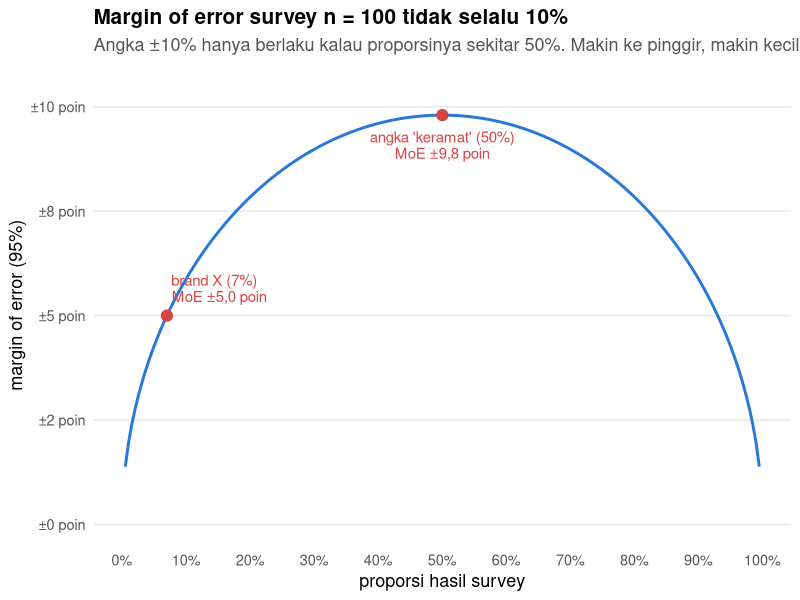
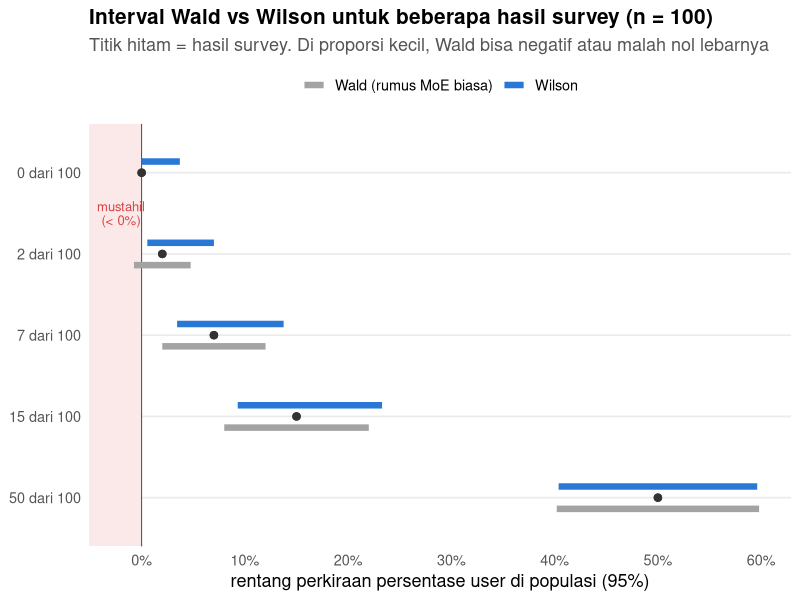
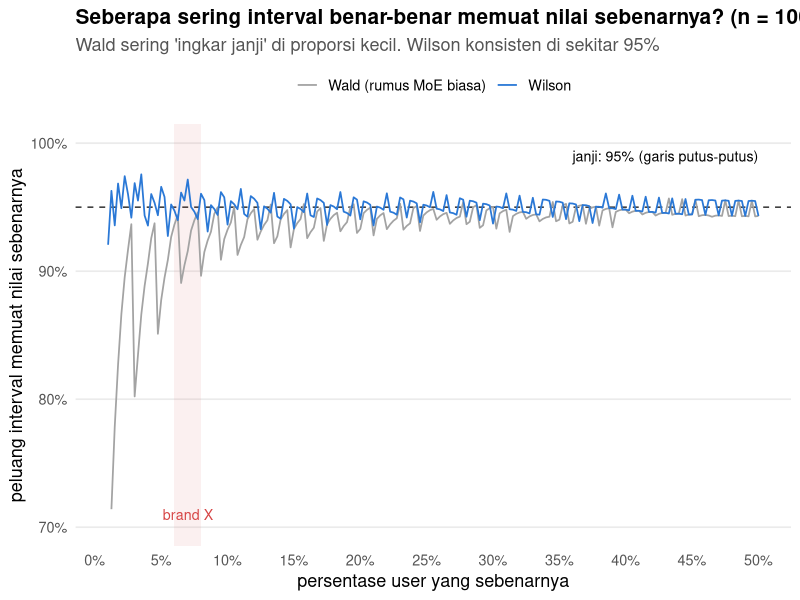
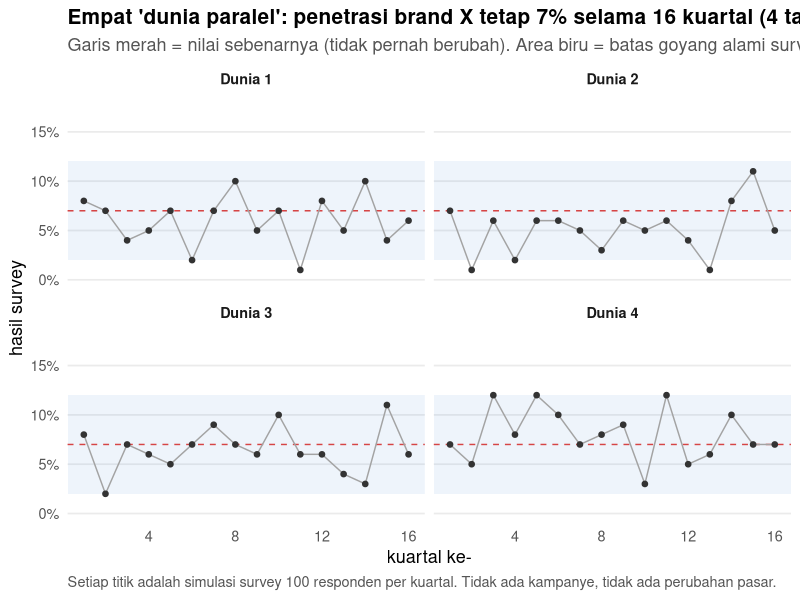
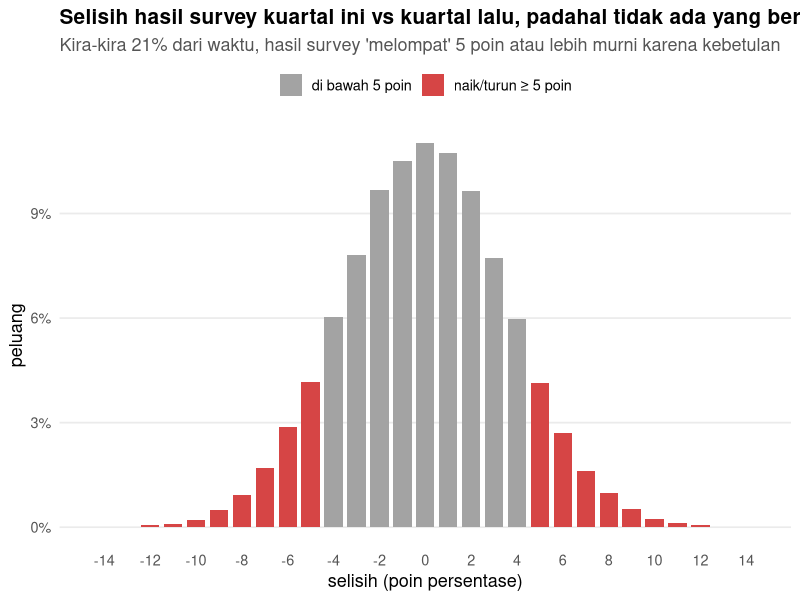
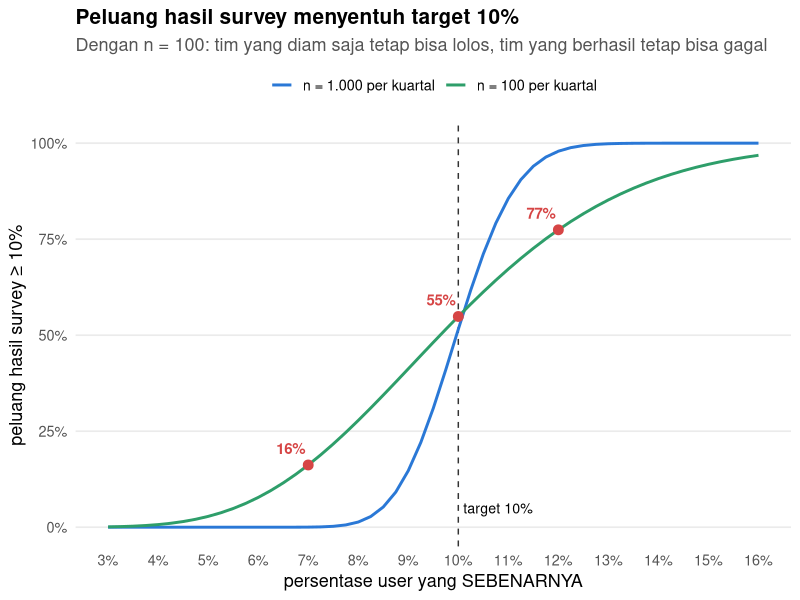
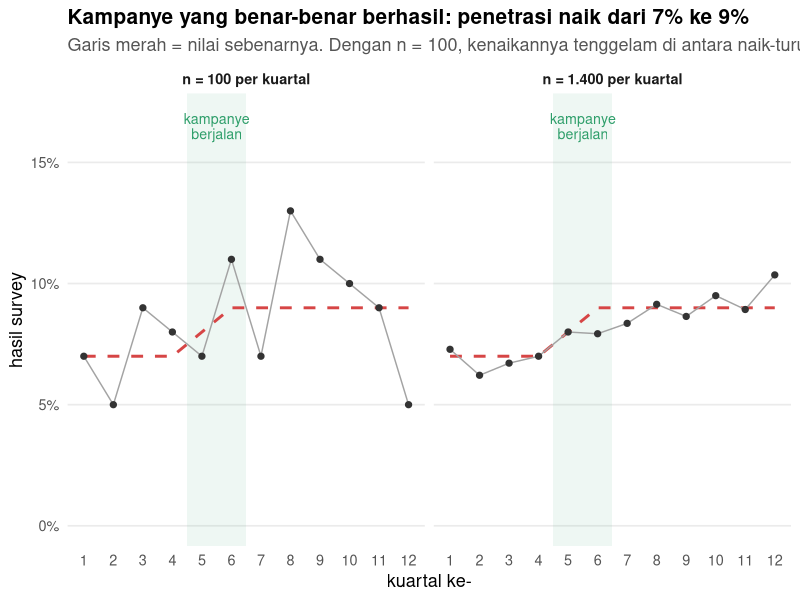
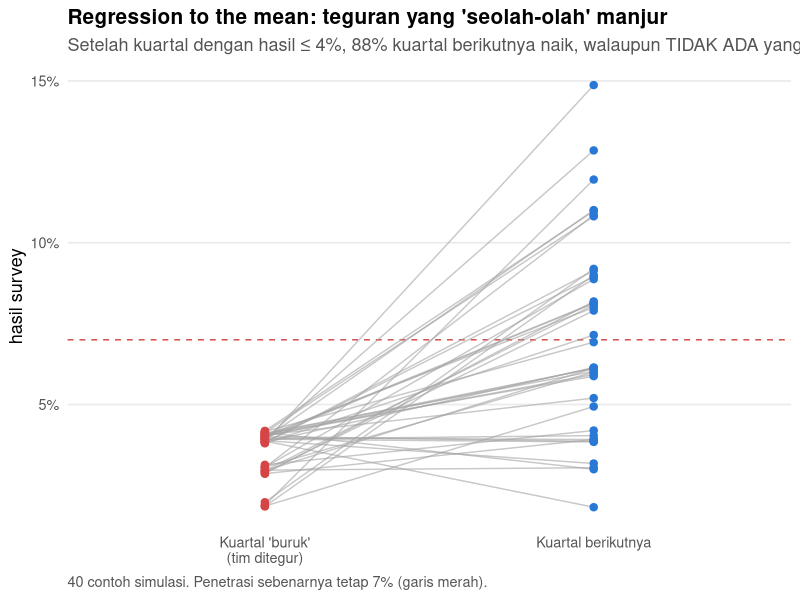

R code for these plots, in order:
# =============================================================================
# buat_grafik.R
# Membuat semua grafik untuk tulisan "survey tracking kuartalan n=100 dan target marketing".
# Semua data adalah simulasi (brand X fiktif, penetrasi sebenarnya ~7%).
# =============================================================================
suppressPackageStartupMessages({
  library(dplyr); library(tidyr); library(ggplot2); library(patchwork); library(scales)
})

OUT <- "/Users/ikanx101/Documents/ikanx101.github.io/_posts/market_analisis/post24_tracking"

BIRU <- "#2a78d6"; MERAH <- "#d64545"; ABU <- "#a3a3a3"; GELAP <- "#333333"; HIJAU <- "#2e9e6a"
koma <- function(x, d = 1) formatC(x, format = "f", digits = d, decimal.mark = ",")
persen <- function(x, d = 0) paste0(koma(100 * x, d), "%")
tema <- theme_minimal(base_size = 13) +
  theme(panel.grid.minor = element_blank(), panel.grid.major.x = element_blank(),
        plot.title = element_text(face = "bold", size = 15),
        plot.subtitle = element_text(colour = "#555555"),
        plot.caption = element_text(colour = "#555555", hjust = 0),
        axis.text = element_text(colour = "#555555"),
        legend.position = "top", legend.title = element_blank())
simpan <- function(g, nama, w = 10, h = 5.2) {
  ggsave(file.path(OUT, nama), g, width = w, height = h, dpi = 160, bg = "white")
  message("tersimpan: ", nama)
}

# ---- fungsi bantu ---------------------------------------------------------------
wald <- function(x, n, z = 1.96) {
  p <- x / n
  cbind(p - z * sqrt(p * (1 - p) / n), p + z * sqrt(p * (1 - p) / n))
}
wilson <- function(x, n, z = 1.96) {
  p <- x / n
  pusat <- (p + z^2 / (2 * n)) / (1 + z^2 / n)
  lebar <- z / (1 + z^2 / n) * sqrt(p * (1 - p) / n + z^2 / (4 * n^2))
  cbind(pusat - lebar, pusat + lebar)
}
P_ASLI <- 0.07
N <- 100

# ---- 1. margin of error tergantung proporsi --------------------------------------
moe <- tibble(p = seq(0.005, 0.995, by = 0.005)) |>
  mutate(moe = 1.96 * sqrt(p * (1 - p) / N))
titik <- tibble(p = c(0.07, 0.5)) |> mutate(moe = 1.96 * sqrt(p * (1 - p) / N),
  label = c("brand X (7%)\nMoE ±5,0 poin", "angka 'keramat' (50%)\nMoE ±9,8 poin"))
g1 <- ggplot(moe, aes(p, moe)) +
  geom_line(colour = BIRU, linewidth = 1) +
  geom_point(data = titik, colour = MERAH, size = 3.5) +
  geom_text(data = titik, aes(label = label), vjust = c(-0.5, 1.6), hjust = c(-0.05, 0.5),
            colour = MERAH, size = 3.8, lineheight = 0.9) +
  scale_x_continuous(labels = percent_format(accuracy = 1), breaks = seq(0, 1, 0.1)) +
  scale_y_continuous(labels = function(x) paste0("±", koma(100 * x, 0), " poin"), limits = c(0, 0.105)) +
  labs(title = "Margin of error survey n = 100 tidak selalu 10%",
       subtitle = "Angka ±10% hanya berlaku kalau proporsinya sekitar 50%. Makin ke pinggir, makin kecil",
       x = "proporsi hasil survey", y = "margin of error (95%)") + tema
simpan(g1, "moe-vs-proporsi.png")

# ---- 2. wald vs wilson ----------------------------------------------------------
kasus <- c(0, 2, 7, 15, 50)
iv <- bind_rows(
  tibble(x = kasus, metode = "Wald (rumus MoE biasa)", lo = wald(kasus, N)[, 1], hi = wald(kasus, N)[, 2]),
  tibble(x = kasus, metode = "Wilson", lo = wilson(kasus, N)[, 1], hi = wilson(kasus, N)[, 2])) |>
  mutate(kasus = factor(paste0(x, " dari 100"), levels = rev(paste0(kasus, " dari 100"))))
g2 <- ggplot(iv, aes(y = kasus, colour = metode)) +
  geom_blank() +
  annotate("rect", xmin = -Inf, xmax = 0, ymin = -Inf, ymax = Inf, fill = "#fbe9e9") +
  annotate("text", x = -0.02, y = 4.5, label = "mustahil\n(< 0%)", colour = MERAH, size = 3.3, lineheight = 0.9) +
  geom_vline(xintercept = 0, colour = GELAP, linewidth = 0.3) +
  geom_linerange(aes(xmin = lo, xmax = hi), linewidth = 2.2,
                 position = position_dodge(width = 0.55)) +
  geom_point(aes(x = x / N), position = position_dodge(width = 0.55), size = 2.2, colour = GELAP) +
  scale_colour_manual(values = c("Wald (rumus MoE biasa)" = ABU, "Wilson" = BIRU)) +
  scale_x_continuous(labels = percent_format(accuracy = 1), breaks = seq(0, 0.6, 0.1)) +
  labs(title = "Interval Wald vs Wilson untuk beberapa hasil survey (n = 100)",
       subtitle = "Titik hitam = hasil survey. Di proporsi kecil, Wald bisa negatif atau malah nol lebarnya",
       x = "rentang perkiraan persentase user di populasi (95%)", y = NULL) + tema
simpan(g2, "wald-vs-wilson.png", h = 5.6)

# ---- 3. coverage -----------------------------------------------------------------
cakupan <- function(p, metode) {
  x <- 0:N; pr <- dbinom(x, N, p)
  ci <- if (metode == "Wilson") wilson(x, N) else wald(x, N)
  sum(pr[ci[, 1] <= p & p <= ci[, 2]])
}
cov <- expand_grid(p = seq(0.01, 0.5, by = 0.0025), metode = c("Wald (rumus MoE biasa)", "Wilson")) |>
  rowwise() |> mutate(cov = cakupan(p, metode)) |> ungroup()
g3 <- ggplot(cov, aes(p, cov, colour = metode)) +
  geom_hline(yintercept = 0.95, linetype = "dashed", colour = GELAP) +
  annotate("text", x = 0.5, y = 0.99, label = "janji: 95% (garis putus-putus)", hjust = 1, size = 3.6) +
  annotate("rect", xmin = 0.06, xmax = 0.08, ymin = -Inf, ymax = Inf, fill = MERAH, alpha = 0.08) +
  annotate("text", x = 0.07, y = 0.71, label = "brand X", colour = MERAH, size = 3.6) +
  geom_line(linewidth = 0.6) +
  scale_colour_manual(values = c("Wald (rumus MoE biasa)" = ABU, "Wilson" = BIRU)) +
  scale_x_continuous(labels = percent_format(accuracy = 1), breaks = seq(0, 0.5, 0.05)) +
  scale_y_continuous(labels = percent_format(accuracy = 1), limits = c(0.7, 1)) +
  labs(title = "Seberapa sering interval benar-benar memuat nilai sebenarnya? (n = 100)",
       subtitle = "Wald sering 'ingkar janji' di proporsi kecil. Wilson konsisten di sekitar 95%",
       x = "persentase user yang sebenarnya", y = "peluang interval memuat nilai sebenarnya") + tema
simpan(g3, "coverage.png")

# ---- 4. dunia paralel: tracking saat tidak ada yang berubah ------------------------
set.seed(2026)
BULAN <- 16
batas <- qbinom(c(0.025, 0.975), N, P_ASLI) / N
dunia <- expand_grid(dunia = paste("Dunia", 1:4), kuartal = 1:BULAN) |>
  mutate(hasil = rbinom(n(), N, P_ASLI) / N)
g4 <- ggplot(dunia, aes(kuartal, hasil)) +
  annotate("rect", xmin = -Inf, xmax = Inf, ymin = batas[1], ymax = batas[2], fill = BIRU, alpha = 0.08) +
  geom_hline(yintercept = P_ASLI, colour = MERAH, linetype = "dashed") +
  geom_line(colour = ABU) + geom_point(colour = GELAP, size = 1.6) +
  facet_wrap(~dunia, ncol = 2) +
  scale_y_continuous(labels = percent_format(accuracy = 1), limits = c(0, 0.18)) +
  scale_x_continuous(breaks = seq(0, 16, 4)) +
  labs(title = "Empat 'dunia paralel': penetrasi brand X tetap 7% selama 16 kuartal (4 tahun)",
       subtitle = "Garis merah = nilai sebenarnya (tidak pernah berubah). Area biru = batas goyang alami survey n = 100",
       x = "kuartal ke-", y = "hasil survey",
       caption = "Setiap titik adalah simulasi survey 100 responden per kuartal. Tidak ada kampanye, tidak ada perubahan pasar.") +
  tema + theme(strip.text = element_text(face = "bold"))
simpan(g4, "dunia-paralel.png", h = 6.2)

# ---- 5. sebaran selisih antarbulan --------------------------------------------------
set.seed(7)
sel <- tibble(d = rbinom(1e5, N, P_ASLI) - rbinom(1e5, N, P_ASLI)) |> count(d) |>
  mutate(pr = n / sum(n), besar = ifelse(abs(d) >= 5, "naik/turun ≥ 5 poin", "di bawah 5 poin"))
p5 <- sum(sel$pr[abs(sel$d) >= 5])
g5 <- ggplot(sel, aes(d, pr, fill = besar)) + geom_col(width = 0.8) +
  scale_fill_manual(values = c("naik/turun ≥ 5 poin" = MERAH, "di bawah 5 poin" = ABU)) +
  scale_x_continuous(breaks = seq(-14, 14, 2), limits = c(-14.5, 14.5)) +
  scale_y_continuous(labels = percent_format(accuracy = 1)) +
  labs(title = "Selisih hasil survey kuartal ini vs kuartal lalu, padahal tidak ada yang berubah",
       subtitle = paste0("Kira-kira ", persen(p5), " dari waktu, hasil survey 'melompat' 5 poin atau lebih murni karena kebetulan"),
       x = "selisih (poin persentase)", y = "peluang") + tema
simpan(g5, "selisih-bulanan.png")

# ---- 6. peluang mencapai target 10% ---------------------------------------------------
pt <- expand_grid(p = seq(0.03, 0.16, by = 0.0025), n = c(100, 1000)) |>
  mutate(peluang = 1 - pbinom(ceiling(0.10 * n) - 1, n, p),
         label = paste0("n = ", format(n, big.mark = ".", decimal.mark = ",", trim = TRUE), " per kuartal"))
anot <- tibble(p = c(0.07, 0.10, 0.12)) |>
  mutate(peluang = 1 - pbinom(9, N, p), teks = paste0(persen(peluang)))
g6 <- ggplot(pt, aes(p, peluang, colour = label)) +
  geom_vline(xintercept = 0.10, linetype = "dashed", colour = GELAP) +
  annotate("text", x = 0.101, y = 0.05, label = "target 10%", hjust = 0, size = 3.6) +
  geom_line(linewidth = 1) +
  geom_point(data = anot, inherit.aes = FALSE, aes(p, peluang), colour = MERAH, size = 3) +
  geom_text(data = anot, inherit.aes = FALSE, aes(p, peluang, label = teks),
            colour = MERAH, vjust = -1, hjust = 1.1, size = 3.8, fontface = "bold") +
  scale_colour_manual(values = c(BIRU, HIJAU)) +
  scale_x_continuous(labels = percent_format(accuracy = 1), breaks = seq(0.03, 0.16, 0.01)) +
  scale_y_continuous(labels = percent_format(accuracy = 1)) +
  labs(title = "Peluang hasil survey menyentuh target 10%",
       subtitle = "Dengan n = 100: tim yang diam saja tetap bisa lolos, tim yang berhasil tetap bisa gagal",
       x = "persentase user yang SEBENARNYA", y = "peluang hasil survey ≥ 10%") + tema
simpan(g6, "peluang-target.png")

# ---- 7. kampanye yang tidak terlihat ----------------------------------------------------
set.seed(8)
asli <- tibble(bulan = 1:12) |>
  mutate(p = case_when(bulan <= 4 ~ 0.07, bulan <= 6 ~ 0.07 + (bulan - 4) * 0.01, TRUE ~ 0.09))
kamp <- bind_rows(
  asli |> mutate(n = 100, hasil = rbinom(n(), 100, p) / 100),
  asli |> mutate(n = 1400, hasil = rbinom(n(), 1400, p) / 1400)) |>
  mutate(panel = factor(paste0("n = ", format(n, big.mark = ".", decimal.mark = ",", trim = TRUE), " per kuartal"),
                        levels = c("n = 100 per kuartal", "n = 1.400 per kuartal")))
g7 <- ggplot(kamp, aes(bulan, hasil)) +
  annotate("rect", xmin = 4.5, xmax = 6.5, ymin = -Inf, ymax = Inf, fill = HIJAU, alpha = 0.08) +
  annotate("text", x = 5.5, y = 0.165, label = "kampanye\nberjalan", colour = HIJAU, size = 3.6, lineheight = 0.9) +
  geom_line(data = asli, aes(bulan, p), colour = MERAH, linewidth = 1, linetype = "dashed") +
  geom_line(colour = ABU) + geom_point(colour = GELAP, size = 1.8) +
  facet_wrap(~panel) +
  scale_y_continuous(labels = percent_format(accuracy = 1), limits = c(0, 0.17)) +
  scale_x_continuous(breaks = 1:12) +
  labs(title = "Kampanye yang benar-benar berhasil: penetrasi naik dari 7% ke 9%",
       subtitle = "Garis merah = nilai sebenarnya. Dengan n = 100, kenaikannya tenggelam di antara naik-turun survey",
       x = "kuartal ke-", y = "hasil survey") + tema + theme(strip.text = element_text(face = "bold"))
simpan(g7, "kampanye-tak-terlihat.png")

# ---- 8. regression to the mean ------------------------------------------------------------
set.seed(3)
pasang <- tibble(bulan_ini = rbinom(2e5, N, P_ASLI), bulan_depan = rbinom(2e5, N, P_ASLI))
buruk <- pasang |> filter(bulan_ini <= 4)
naik <- mean(buruk$bulan_depan > buruk$bulan_ini)
contoh <- buruk |> slice_head(n = 40) |> mutate(id = row_number()) |>
  pivot_longer(c(bulan_ini, bulan_depan), names_to = "kapan", values_to = "x") |>
  mutate(kapan = factor(ifelse(kapan == "bulan_ini", "Kuartal 'buruk'\n(tim ditegur)", "Kuartal berikutnya"),
                        levels = c("Kuartal 'buruk'\n(tim ditegur)", "Kuartal berikutnya")),
         x = x / N + runif(n(), -0.002, 0.002))
g8 <- ggplot(contoh, aes(kapan, x, group = id)) +
  geom_hline(yintercept = P_ASLI, colour = MERAH, linetype = "dashed") +
  geom_line(colour = ABU, alpha = 0.6) + geom_point(aes(colour = kapan), size = 2.2) +
  scale_colour_manual(values = c(MERAH, BIRU), guide = "none") +
  scale_y_continuous(labels = percent_format(accuracy = 1)) +
  labs(title = "Regression to the mean: teguran yang 'seolah-olah' manjur",
       subtitle = paste0("Setelah kuartal dengan hasil ≤ 4%, ", persen(naik),
                         " kuartal berikutnya naik, walaupun TIDAK ADA yang dilakukan"),
       x = NULL, y = "hasil survey",
       caption = "40 contoh simulasi. Penetrasi sebenarnya tetap 7% (garis merah).") + tema
simpan(g8, "regresi-ke-rataan.png", w = 10, h = 5.6)

# ---- 9. power vs ukuran sampel ---------------------------------------------------------------
pw1 <- function(n, p0 = 0.07, p1 = 0.09) pnorm((p1 - p0 - 1.96 * sqrt(p0 * (1 - p0) / n)) / sqrt(p1 * (1 - p1) / n))
pw2 <- function(n, p0 = 0.07, p1 = 0.09) {
  pb <- (p0 + p1) / 2
  pnorm((p1 - p0 - 1.96 * sqrt(2 * pb * (1 - pb) / n)) / sqrt((p0 * (1 - p0) + p1 * (1 - p1)) / n))
}
pw <- tibble(n = seq(50, 3500, by = 10)) |>
  mutate(`dibandingkan baseline gabungan` = pw1(n), `dibandingkan kuartal lalu` = pw2(n)) |>
  pivot_longer(-n, names_to = "cara", values_to = "power")
g9 <- ggplot(pw, aes(n, power, colour = cara)) +
  geom_hline(yintercept = 0.8, linetype = "dashed", colour = GELAP) +
  annotate("text", x = 300, y = 0.83, label = "standar umum: 80%", hjust = 0, size = 3.6) +
  geom_vline(xintercept = 100, colour = MERAH) +
  annotate("text", x = 130, y = 0.97, label = "survey kita\n(n = 100)", hjust = 0, colour = MERAH, size = 3.6, lineheight = 0.9) +
  geom_line(linewidth = 1) +
  scale_colour_manual(values = c(BIRU, HIJAU)) +
  scale_x_continuous(labels = label_number(big.mark = "."), breaks = seq(0, 3500, 500)) +
  scale_y_continuous(labels = percent_format(accuracy = 1), limits = c(0, 1)) +
  labs(title = "Peluang survey 'melihat' kenaikan nyata dari 7% ke 9%",
       subtitle = "Butuh sekitar 1.400 responden (vs baseline) atau 2.900 responden (vs kuartal lalu) per kuartal",
       x = "jumlah responden per kuartal", y = "power") + tema
simpan(g9, "power-vs-n.png")

# ---- 10. control chart: kuartalan vs rata-rata 4 kuartal --------------------------------------
set.seed(16)
cc <- tibble(kuartal = 1:20, p = ifelse(kuartal <= 10, 0.07, 0.10)) |>
  mutate(x = rbinom(n(), N, p), kuartalan = x / N,
         rolling = (x + lag(x) + lag(x, 2) + lag(x, 3)) / (4 * N))
s1 <- sqrt(P_ASLI * (1 - P_ASLI) / N); s4 <- sqrt(P_ASLI * (1 - P_ASLI) / (4 * N))
g10 <- ggplot(cc, aes(kuartal)) +
  annotate("rect", xmin = -Inf, xmax = Inf, ymin = max(0, P_ASLI - 2 * s1), ymax = P_ASLI + 2 * s1, fill = ABU, alpha = 0.15) +
  annotate("rect", xmin = -Inf, xmax = Inf, ymin = P_ASLI - 2 * s4, ymax = P_ASLI + 2 * s4, fill = BIRU, alpha = 0.15) +
  geom_hline(yintercept = P_ASLI, colour = GELAP, linetype = "dashed") +
  geom_vline(xintercept = 10.5, colour = HIJAU) +
  annotate("text", x = 10.7, y = 0.175, label = "mulai kuartal 11, nilai sebenarnya naik ke 10%",
           hjust = 0, colour = HIJAU, size = 3.6) +
  geom_point(aes(y = kuartalan, colour = "hasil kuartalan (n = 100)"), size = 1.8) +
  geom_line(aes(y = rolling, colour = "rata-rata 4 kuartal (n = 400)"), linewidth = 1, na.rm = TRUE) +
  scale_colour_manual(values = c("hasil kuartalan (n = 100)" = GELAP, "rata-rata 4 kuartal (n = 400)" = BIRU)) +
  scale_x_continuous(breaks = seq(0, 20, 4)) +
  scale_y_continuous(labels = percent_format(accuracy = 1), limits = c(0, 0.18)) +
  labs(title = "Control chart: membaca tracking dengan 'batas goyang'",
       subtitle = "Area abu-abu = batas goyang kuartalan (±2σ). Area biru = batas goyang rata-rata 4 kuartal (setahun)",
       x = "kuartal ke-", y = "hasil survey") + tema
simpan(g10, "control-chart.png")

# ---- angka-angka untuk tulisan ---------------------------------------------------------------
cat("batas goyang kuartalan:", batas, "\n")
cat("P(|selisih| >= 5):", p5, "\n")
cat("P(naik | bulan buruk):", naik, " P(bulan buruk):", mean(pasang$bulan_ini <= 4), "\n")
print(cc |> select(kuartal, x, rolling) |> as.data.frame())
cat("batas rolling:", P_ASLI - 2 * s4, P_ASLI + 2 * s4, "\n")
